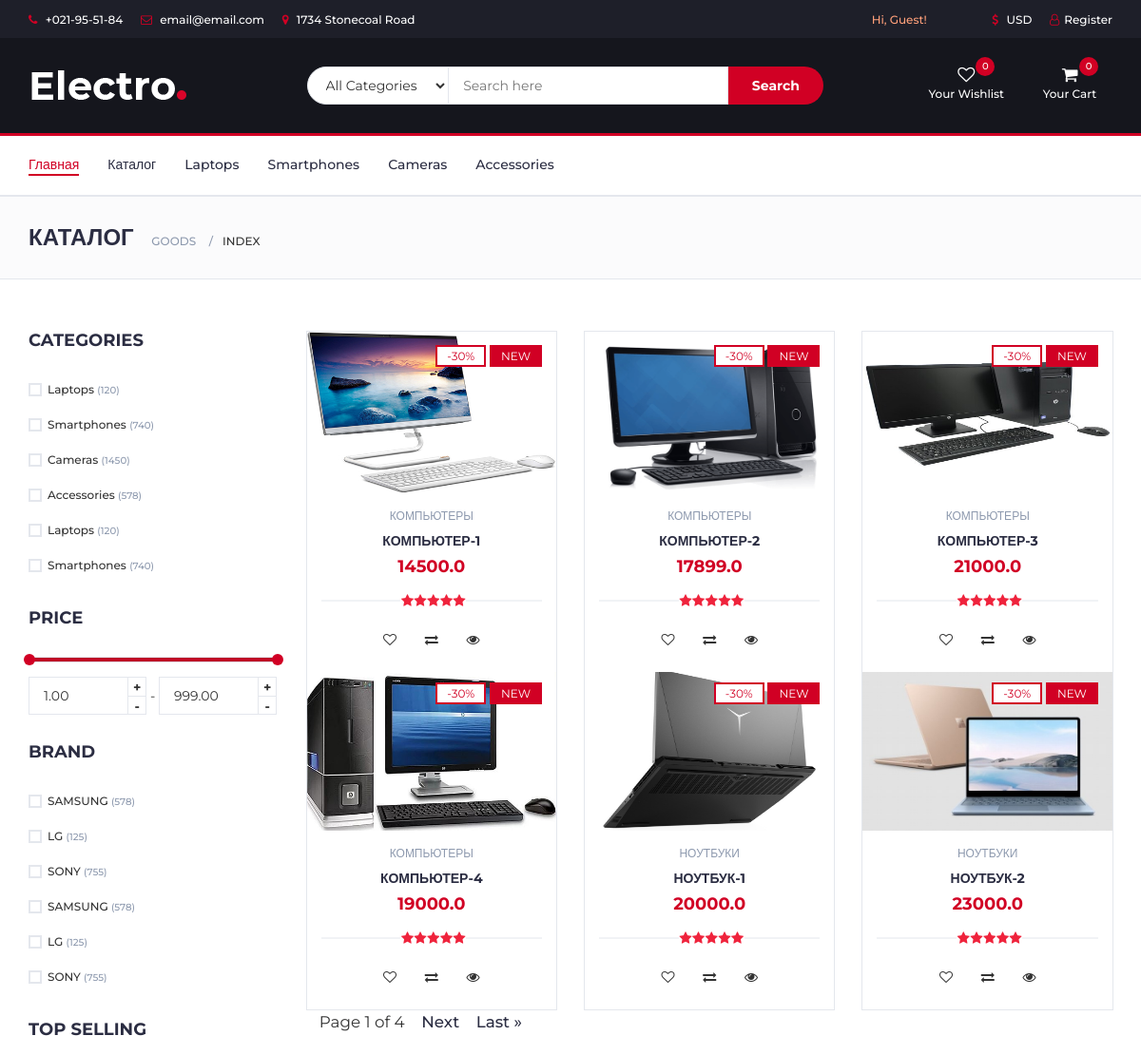
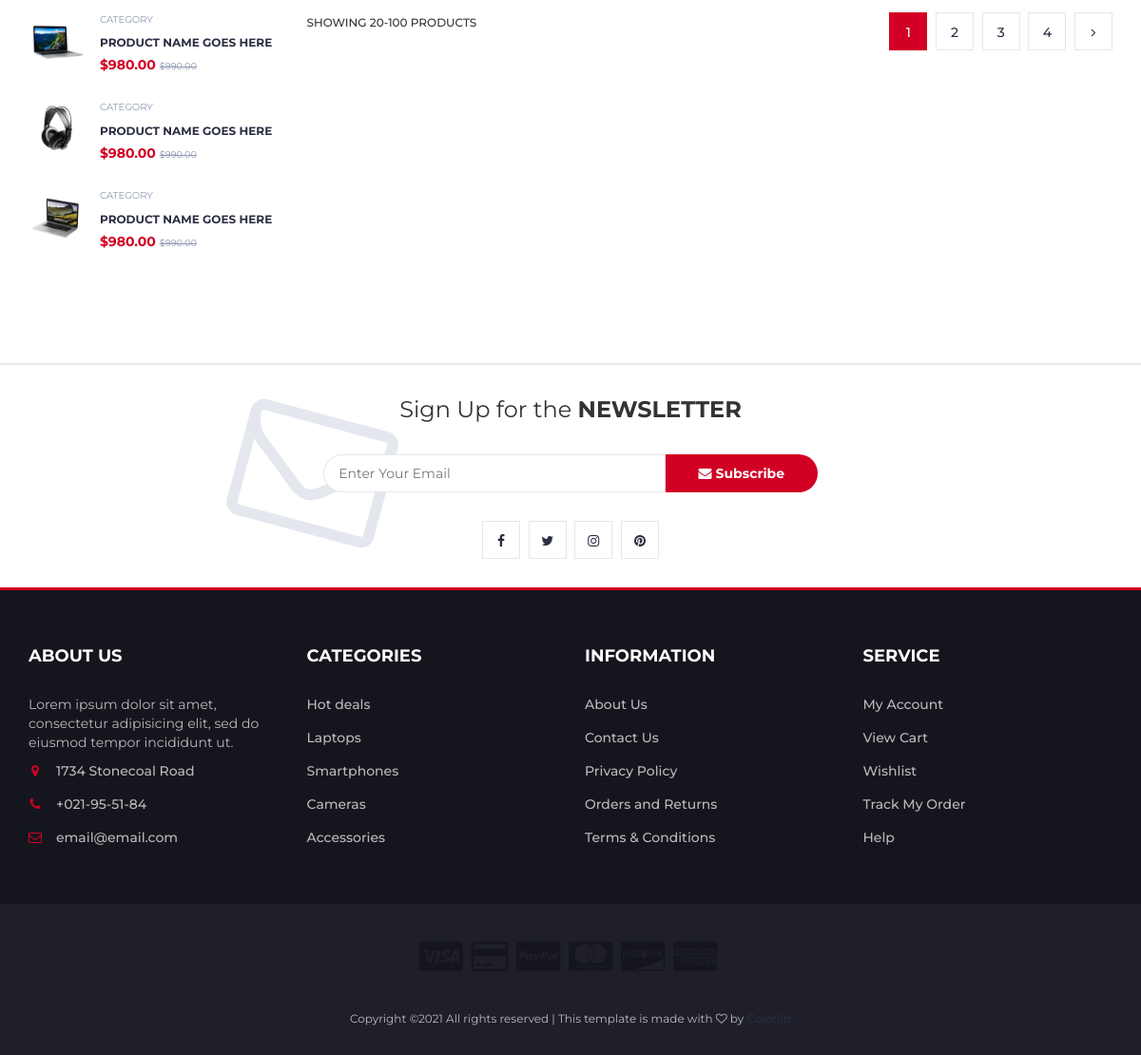
/goods/, run on the app's committed database (2 pictures, top to bottom).
### goods/models.py (models this page shows, shortened)
class Product(models.Model):
    title = models.CharField(max_length=100)
    about = models.TextField(max_length=500)
    picture = models.FileField(upload_to='pictures/')
    price = models.FloatField()
    amount = models.IntegerField()
    producer = models.ForeignKey(Producer, on_delete=models.CASCADE)
    category = models.ForeignKey(Category, on_delete=models.CASCADE)

### categories/models.py (models this page shows)
class Category(models.Model):
    title = models.CharField(max_length=100)
    def __str__(self) -> str:
        return str(self.title)

### goods/views.py (the view)
# urls.py: path('', index),
def index(request):
    SIZE = 6
    all_products = Product.objects.all() # метод выполняет команду: select * from Products
    paginator = Paginator(all_products, SIZE)
    page_number = request.GET.get('page')
    page_obj = paginator.get_page(page_number)
    return render(request, 'goods/index.html', context={
        'page_name': 'Каталог',
        'page_app': 'goods',
        'page_view': 'index',
        'products': page_obj
    })

### templates/goods/index.html (shortened to what this page needs)
{% extends 'layouts/base.html' %}
{% block content %}
{% load static %}
<div class="section" style="margin-top: -50px;">
    <div class="container">
        <div class="row">
            <div id="aside" class="col-md-3">
                <div class="aside">
                    <h3 class="aside-title">Categories</h3>
                    <div class="checkbox-filter">
                        <div class="input-checkbox">
                            <label for="category-1">
                                <span></span>
                                Laptops
                                <small>(120)</small>
                            </label>
                        </div>
                        <div class="input-checkbox">
                            <label for="category-2">
                                <span></span>
                                Smartphones
                                <small>(740)</small>
                            </label>
                        </div>
                        <div class="input-checkbox">
                            <label for="category-3">
                                <span></span>
                                Cameras
                                <small>(1450)</small>
                            </label>
                        </div>
                        <div class="input-checkbox">
                            <label for="category-4">
                                <span></span>
                                Accessories
                                <small>(578)</small>
                            </label>
                        </div>
                        <div class="input-checkbox">
                            <label for="category-5">
                                <span></span>
                                Laptops
                                <small>(120)</small>
                            </label>
                        </div>
                        <div class="input-checkbox">
                            <label for="category-6">
                                <span></span>
                                Smartphones
                                <small>(740)</small>
                            </label>
                        </div>
                    </div>
                </div>
                <div class="aside">
                    <h3 class="aside-title">Price</h3>
                    <div class="price-filter">
                        <div id="price-slider"></div>
                        <div class="input-number price-min">
                            <input id="price-min" type="number">
                            <span class="qty-up">+</span>
                            <span class="qty-down">-</span>
                        </div>
                        <span>-</span>
                        <div class="input-number price-max">
                            <input id="price-max" type="number">
                            <span class="qty-up">+</span>
                            <span class="qty-down">-</span>
                        </div>
                    </div>
                </div>
                <div class="aside">
                    <h3 class="aside-title">Brand</h3>
                    <div class="checkbox-filter">
                        <div class="input-checkbox">
                            <label for="brand-1">
                                <span></span>
                                SAMSUNG
                                <small>(578)</small>
                            </label>
                        </div>
                        <div class="input-checkbox">
                            <label for="brand-2">
                                <span></span>
                                LG
                                <small>(125)</small>
                            </label>
                        </div>
                        <div class="input-checkbox">
                            <label for="brand-3">
                                <span></span>
                                SONY
                                <small>(755)</small>
                            </label>
                        </div>
                        <div class="input-checkbox">
                            <label for="brand-4">
                                <span></span>
                                SAMSUNG
                                <small>(578)</small>
                            </label>
                        </div>
                        <div class="input-checkbox">
                            <label for="brand-5">
                                <span></span>
                                LG
                                <small>(125)</small>
                            </label>
                        </div>
                        <div class="input-checkbox">
                            <label for="brand-6">
                                <span></span>
                                SONY
                                <small>(755)</small>
                            </label>
                        </div>
                    </div>
                </div>
                <div class="aside">
                    <h3 class="aside-title">Top selling</h3>
                    <div class="product-widget">
                        <div class="product-img">
                            <img src="./img/product01.png" alt="">
                        </div>
                        <div class="product-body">
                            <p class="product-category">Category</p>
                            <h3 class="product-name"><a href="#">product name goes here</a></h3>
                            <h4 class="product-price">$980.00 <del class="product-old-price">$990.00</del></h4>
                        </div>
                    </div>
                    <div class="product-widget">
                        <div class="product-img">
                            <img src="./img/product02.png" alt="">
                        </div>
                        <div class="product-body">
                            <p class="product-category">Category</p>
                            <h3 class="product-name"><a href="#">product name goes here</a></h3>
                            <h4 class="product-price">$980.00 <del class="product-old-price">$990.00</del></h4>
                        </div>
                    </div>
                    <div class="product-widget">
                        <div class="product-img">
                            <img src="./img/product03.png" alt="">
                        </div>
                        <div class="product-body">
                            <p class="product-category">Category</p>
                            <h3 class="product-name"><a href="#">product name goes here</a></h3>
                            <h4 class="product-price">$980.00 <del class="product-old-price">$990.00</del></h4>
                        </div>
                    </div>
                </div>
            </div>
            <div id="store" class="col-md-9">
                <div class="row">
                    {% for p in products %}
                    <div class="col-md-4 col-xs-6" style="height: 355px">
                        <div class="product">
                            <div class="product-img">
                                <img src="/media/{{ p.picture }}" style="height: 170px">
                                <div class="product-label">
                                    <span class="sale">-30%</span>
                                    <span class="new">NEW</span>
                                </div>
                            </div>
                            <div class="product-body">
                                <p class="product-category">{{ p.category }}</p>
                                <h3 class="product-name"><a href="#">{{ p.title }}</a></h3>
                                <h4 class="product-price">{{ p.price }}<del class="product-old-price"></del></h4>
                                <div class="product-rating">
                                    <i class="fa fa-star"></i>
                                    <i class="fa fa-star"></i>
                                    <i class="fa fa-star"></i>
                                    <i class="fa fa-star"></i>
                                    <i class="fa fa-star"></i>
                                </div>
                                <div class="product-btns">
                                    <button class="add-to-wishlist"><i class="fa fa-heart-o"></i></button>
                                    <button class="add-to-compare"><i class="fa fa-exchange"></i></button>
                                    <button class="quick-view"><i class="fa fa-eye"></i></button>
                                </div>
                            </div>
                            <div class="add-to-cart">
                                <button class="add-to-cart-btn"> add to cart</button>
                            </div>
                        </div>
                    </div>
                    {% endfor %}
                </div>
                <div class="pagination" style="margin-top: 20px; font-size: 1.2em;">
                    <span class="step-links">
                        <span class="current">
                            Page {{ products.number }} of {{ products.paginator.num_pages }}
                        </span>
                        {% if products.has_next %}
                            <a href="?page={{ products.next_page_number }}">Next</a>
                            <a href="?page={{ products.paginator.num_pages }}">Last &raquo;</a>
                        {% endif %}
                    </span>
                </div>
                <div class="store-filter clearfix">
                    <span class="store-qty">Showing 20-100 products</span>
                    <ul class="store-pagination">
                        <li class="active">1</li>
                        <li><a href="#">2</a></li>
                        <li><a href="#">3</a></li>
                        <li><a href="#">4</a></li>
                        <li><a href="#"><i class="fa fa-angle-right"></i></a></li>
                    </ul>
                </div>
            </div>
        </div>
    </div>
</div>
{% endblock content %}

### data on the page
Product: picture (picture), category "КОМПЬЮТЕРЫ", title "КОМПЬЮТЕР-1", price "14500.0"
Product: picture (picture), category "КОМПЬЮТЕРЫ", title "КОМПЬЮТЕР-2", price "17899.0"
Product: picture (picture), category "КОМПЬЮТЕРЫ", title "КОМПЬЮТЕР-3", price "21000.0"
Product: picture (picture), category "КОМПЬЮТЕРЫ", title "КОМПЬЮТЕР-4", price "19000.0"
Product: picture (picture), category "НОУТБУКИ", title "НОУТБУК-1", price "20000.0"
Product: picture (picture), category "НОУТБУКИ", title "НОУТБУК-2", price "23000.0"

### other printed values
{{ page_name }} "КАТАЛОГ"
{{ page_app }} "GOODS"
{{ page_view }} "INDEX"
{{ products.number }} "1"
{{ products.paginator.num_pages }} "4"
